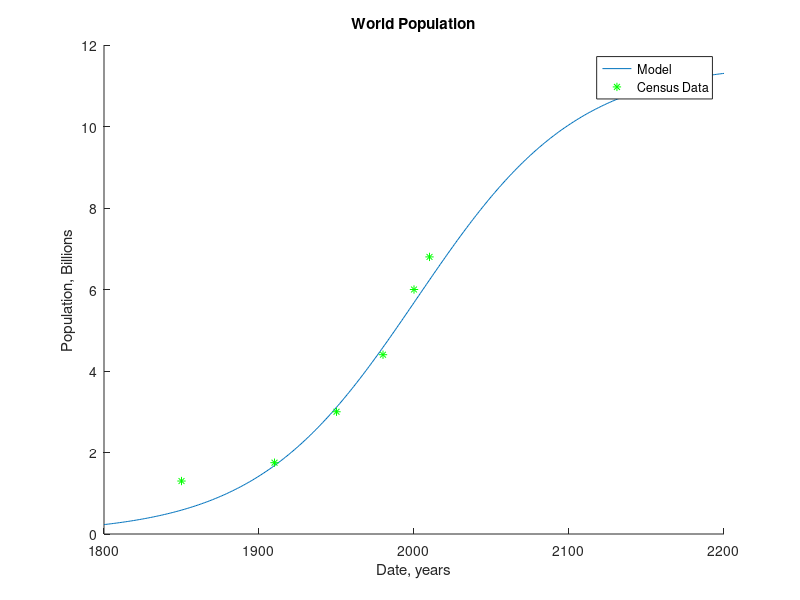

Recreate this plot in MATLAB.
%{
Class : ENGR15100: Software Tools for Engineers
Instructor : Xiaoli Yang
Author : [Daniel Olsson]
Assignment : Lab [5]
File Name : DanielOlssonLab5Problem6.m
(eg: Xiaoli_Yang_LAB1_Problem1.m)
Date : [10]/[5]/[2021]
%}
%clear workspace
clear
%clear screen
clc
%display your name
disp('Daniel Olsson');
disp('Starting L5 P6');
%Start your source code here

%assigned questions

% 1)

% Plot 1
t1 = [1800:1:2200]
p1 = (11.55) ./ (1 + 18.7 .* exp(-0.0193 .* (t1 - 1850)))

hold on
plot(t1, p1)

xlabel('Date, years')
ylabel('Population, Billions')
title('World Population')

% Plot 2
t2 = [1850, 1910, 1950, 1980, 2000, 2010]
p2 = [1.3, 1.75, 3, 4.4, 6, 6.8]

plot(t2, p2, "*g")

legend('Model', 'Census Data')

%End your code
disp('Completed');